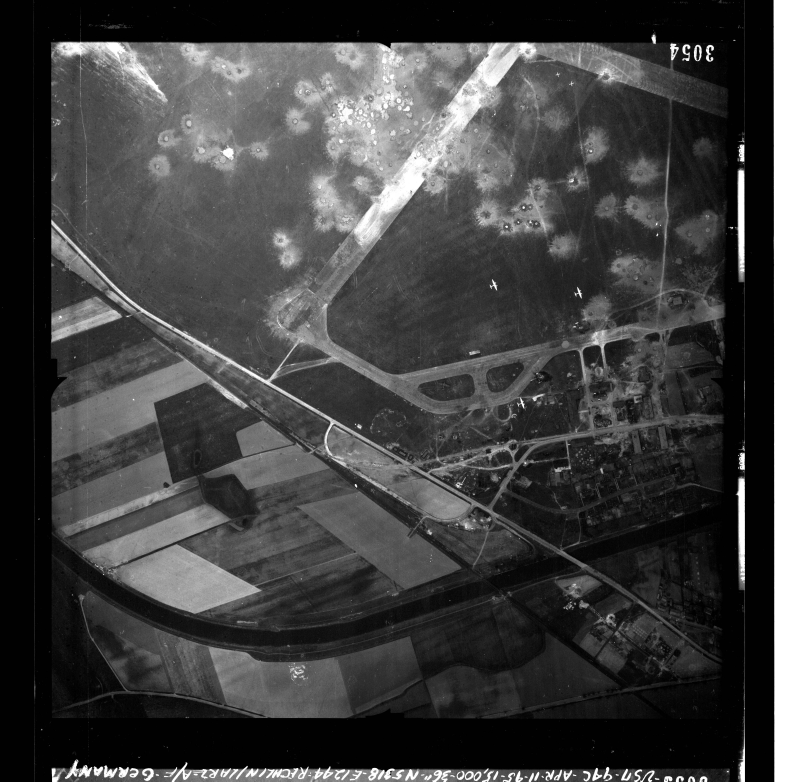
#> input picture app/f3054.jpg, 4000 x 3907 px (shown at 1/5 size)
$ python -i reg.py   (imports and definitions only)   (older library calls are emulated)
#> lines starting #> are read from the running program, lines starting #| are printed output that depends on the picture
#> further down, picture is the input picture: shape (3907, 4000); min 0, max 255, mean 66.1
import numpy as np, cv2, json
A4071=np.array([[7.37221801e-02,-5.67742052e-02,1.78551927e+03],[5.67742052e-02,7.37221801e-02,7.85960850e+02]])
# [1 line not run here, left out]
Z2R=np.array([[2,0,-2100],[0,2,-1900],[0,0,1.]])  # z53 px -> r53 px (1 m)
# [1 line not run here, left out]
cl=cv2.createCLAHE(2.0,(16,16))
def prep(im):
  im=cl.apply(im); g=cv2.GaussianBlur(im,(0,0),1.5)
#> after `im = cl.apply(im)`:
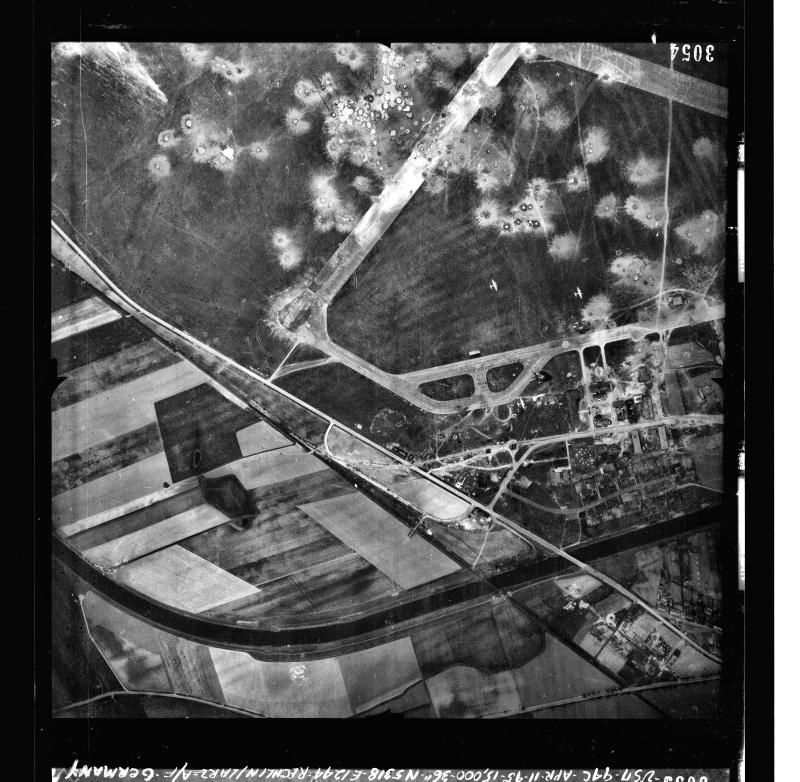
#> im: shape (3907, 4000) (shown at 1/5 size); min 0, max 255, mean 82
  gx=cv2.Sobel(g,cv2.CV_32F,1,0); gy=cv2.Sobel(g,cv2.CV_32F,0,1)
#> after `gx = cv2.Sobel(g, cv2.CV_32F, 1, 0)`:
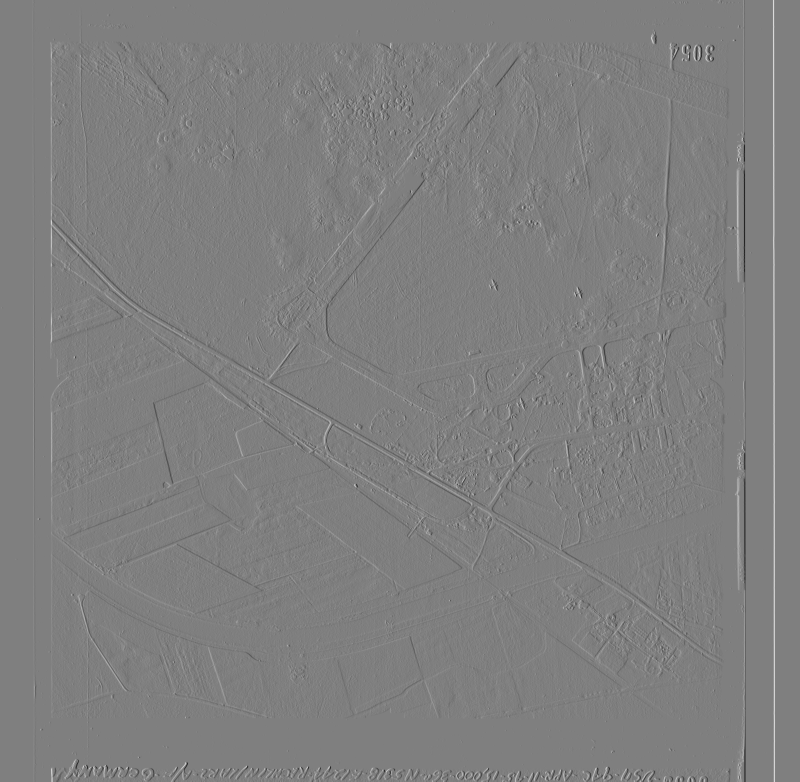
#> gx: shape (3907, 4000) float32 (shown at 1/5 size); min -484, max 484, mean 0.5; drawn with min black and max white
  return cv2.GaussianBlur(np.sqrt(gx*gx+gy*gy),(0,0),1.0)
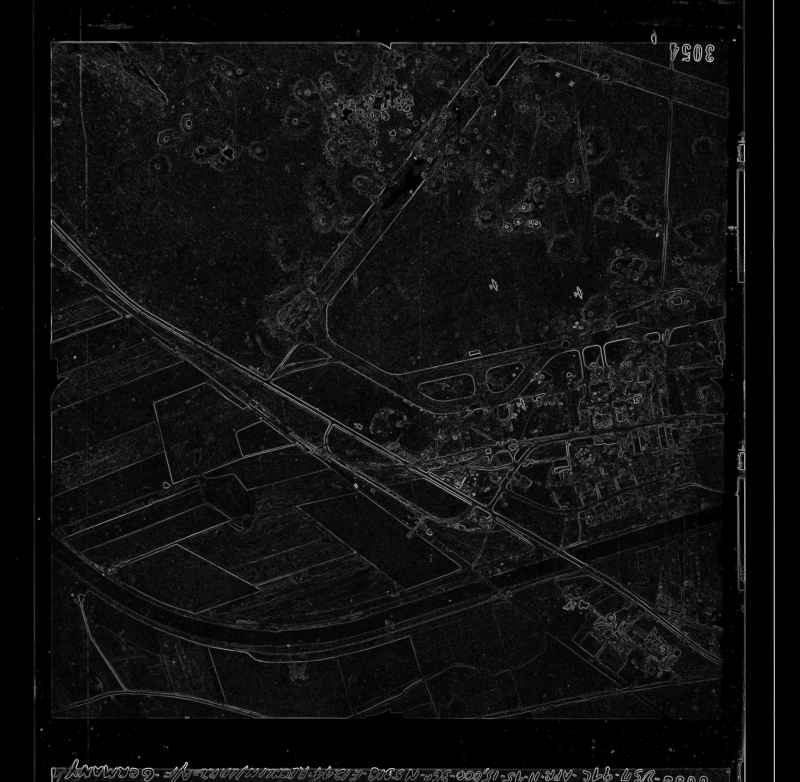
#> returned value: shape (3907, 4000) float32 (shown at 1/5 size); min 0, max 415.2, mean 28; drawn with min black and max white
# [1 line that did not run here, left out]
res={}
# [37 lines not run here, left out]

>>> import cv2
>>> picture = cv2.imread('../app/f3054.jpg', cv2.IMREAD_GRAYSCALE)
>>> result = prep(picture)

$ run again, on app/f4071.jpg
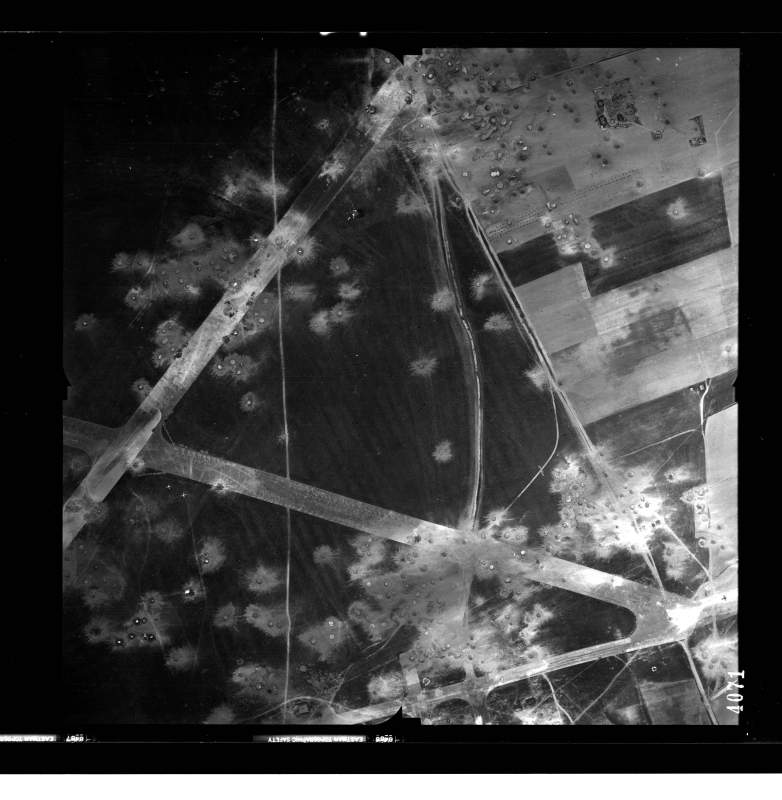
#> input picture app/f4071.jpg, 3907 x 4000 px (shown at 1/5 size)
#> picture is the input picture: shape (4000, 3907); min 0, max 255, mean 63.6
#> in prep, `gx = cv2.Sobel(g, cv2.CV_32F, 1, 0)`:
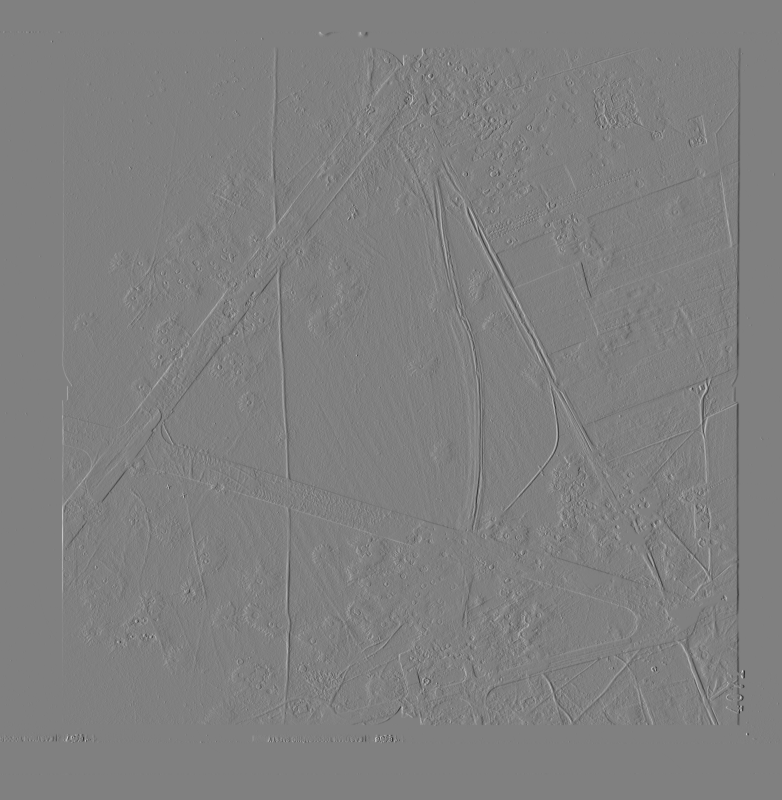
#> gx: shape (4000, 3907) float32 (shown at 1/5 size); min -475, max 470, mean 0; drawn with min black and max white
#> in prep, `return cv2.GaussianBlur(np.sqrt(gx*gx+gy*gy),(0,0),1.0)`:
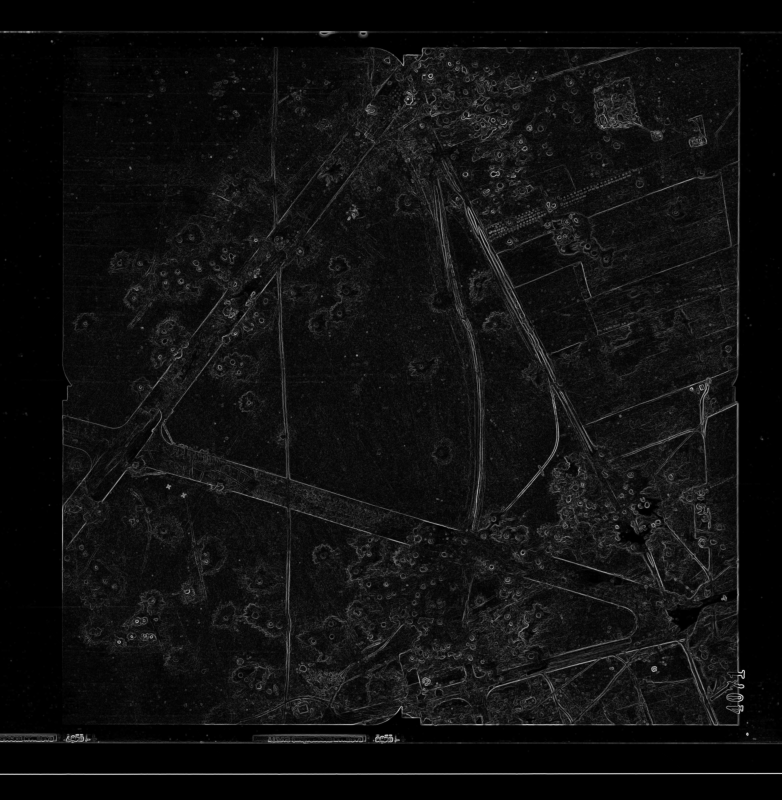
#> returned value: shape (4000, 3907) float32 (shown at 1/5 size); min 0, max 413.4, mean 26.1; drawn with min black and max white
